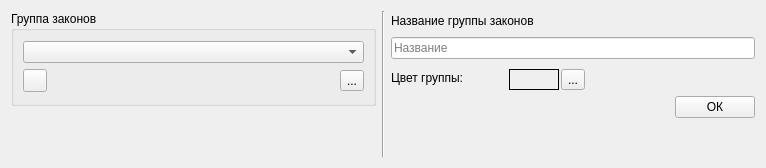
<?xml version="1.0" encoding="UTF-8"?>
<ui version="4.0">
 <class>LowsSettings</class>
 <widget class="QWidget" name="LowsSettings">
  <property name="geometry">
   <rect>
    <x>0</x>
    <y>0</y>
    <width>766</width>
    <height>168</height>
   </rect>
  </property>
  <property name="windowTitle">
   <string>Параметры системных групп законов</string>
  </property>
  <layout class="QHBoxLayout" name="horizontalLayout_6">
   <item>
    <layout class="QVBoxLayout" name="verticalLayout_3">
     <item>
      <widget class="QGroupBox" name="groupBox">
       <property name="title">
        <string>Группа законов</string>
       </property>
       <layout class="QVBoxLayout" name="verticalLayout">
        <item>
         <spacer name="verticalSpacer">
          <property name="orientation">
           <enum>Qt::Vertical</enum>
          </property>
          <property name="sizeHint" stdset="0">
           <size>
            <width>20</width>
            <height>1</height>
           </size>
          </property>
         </spacer>
        </item>
        <item>
         <widget class="QComboBox" name="comboBox"/>
        </item>
        <item>
         <layout class="QHBoxLayout" name="horizontalLayout_2">
          <item>
           <widget class="QToolButton" name="add_button">
            <property name="toolTip">
             <string>Добавить группу законов</string>
            </property>
            <property name="text">
             <string/>
            </property>
            <property name="icon">
             <iconset resource="res.qrc">
              <normaloff>:/pics/pics/add.png</normaloff>:/pics/pics/add.png</iconset>
            </property>
           </widget>
          </item>
          <item>
           <spacer name="horizontalSpacer">
            <property name="orientation">
             <enum>Qt::Horizontal</enum>
            </property>
            <property name="sizeHint" stdset="0">
             <size>
              <width>40</width>
              <height>20</height>
             </size>
            </property>
           </spacer>
          </item>
          <item>
           <widget class="QToolButton" name="remove_button">
            <property name="toolTip">
             <string>Удалить группу законов</string>
            </property>
            <property name="text">
             <string>...</string>
            </property>
            <property name="icon">
             <iconset resource="res.qrc">
              <normaloff>:/pics/pics/delete.png</normaloff>:/pics/pics/delete.png</iconset>
            </property>
           </widget>
          </item>
         </layout>
        </item>
        <item>
         <spacer name="verticalSpacer_2">
          <property name="orientation">
           <enum>Qt::Vertical</enum>
          </property>
          <property name="sizeHint" stdset="0">
           <size>
            <width>20</width>
            <height>2</height>
           </size>
          </property>
         </spacer>
        </item>
       </layout>
      </widget>
     </item>
     <item>
      <spacer name="verticalSpacer_3">
       <property name="orientation">
        <enum>Qt::Vertical</enum>
       </property>
       <property name="sizeHint" stdset="0">
        <size>
         <width>20</width>
         <height>40</height>
        </size>
       </property>
      </spacer>
     </item>
    </layout>
   </item>
   <item>
    <widget class="Line" name="line">
     <property name="orientation">
      <enum>Qt::Vertical</enum>
     </property>
    </widget>
   </item>
   <item>
    <layout class="QVBoxLayout" name="verticalLayout_4">
     <item>
      <layout class="QVBoxLayout" name="verticalLayout_2">
       <item>
        <layout class="QHBoxLayout" name="horizontalLayout_5">
         <item>
          <widget class="QLabel" name="label_2">
           <property name="text">
            <string>Название группы законов</string>
           </property>
          </widget>
         </item>
         <item>
          <spacer name="horizontalSpacer_3">
           <property name="orientation">
            <enum>Qt::Horizontal</enum>
           </property>
           <property name="sizeHint" stdset="0">
            <size>
             <width>18</width>
             <height>20</height>
            </size>
           </property>
          </spacer>
         </item>
        </layout>
       </item>
       <item>
        <widget class="QLineEdit" name="group_name">
         <property name="placeholderText">
          <string>Название</string>
         </property>
        </widget>
       </item>
       <item>
        <layout class="QHBoxLayout" name="horizontalLayout_3" stretch="4,3,6">
         <item>
          <widget class="QLabel" name="label">
           <property name="text">
            <string>Цвет группы:</string>
           </property>
          </widget>
         </item>
         <item>
          <layout class="QHBoxLayout" name="horizontalLayout" stretch="0,0">
           <property name="spacing">
            <number>2</number>
           </property>
           <property name="leftMargin">
            <number>2</number>
           </property>
           <property name="topMargin">
            <number>4</number>
           </property>
           <property name="rightMargin">
            <number>5</number>
           </property>
           <item>
            <widget class="QLabel" name="color">
             <property name="frameShape">
              <enum>QFrame::Box</enum>
             </property>
             <property name="text">
              <string/>
             </property>
            </widget>
           </item>
           <item>
            <widget class="QToolButton" name="color_button">
             <property name="toolTip">
              <string>Выбор цвета для группы законов</string>
             </property>
             <property name="text">
              <string>...</string>
             </property>
            </widget>
           </item>
          </layout>
         </item>
         <item>
          <spacer name="horizontalSpacer_4">
           <property name="orientation">
            <enum>Qt::Horizontal</enum>
           </property>
           <property name="sizeHint" stdset="0">
            <size>
             <width>40</width>
             <height>20</height>
            </size>
           </property>
          </spacer>
         </item>
        </layout>
       </item>
       <item>
        <layout class="QHBoxLayout" name="horizontalLayout_4">
         <item>
          <spacer name="horizontalSpacer_2">
           <property name="orientation">
            <enum>Qt::Horizontal</enum>
           </property>
           <property name="sizeHint" stdset="0">
            <size>
             <width>40</width>
             <height>20</height>
            </size>
           </property>
          </spacer>
         </item>
         <item>
          <widget class="QPushButton" name="pushButton">
           <property name="text">
            <string>ОК</string>
           </property>
           <property name="icon">
            <iconset resource="res.qrc">
             <normaloff>:/pics/pics/ok.png</normaloff>:/pics/pics/ok.png</iconset>
           </property>
          </widget>
         </item>
        </layout>
       </item>
      </layout>
     </item>
     <item>
      <spacer name="verticalSpacer_4">
       <property name="orientation">
        <enum>Qt::Vertical</enum>
       </property>
       <property name="sizeHint" stdset="0">
        <size>
         <width>20</width>
         <height>40</height>
        </size>
       </property>
      </spacer>
     </item>
    </layout>
   </item>
  </layout>
 </widget>
 <resources>
  <include location="res.qrc"/>
 </resources>
 <connections/>
</ui>
